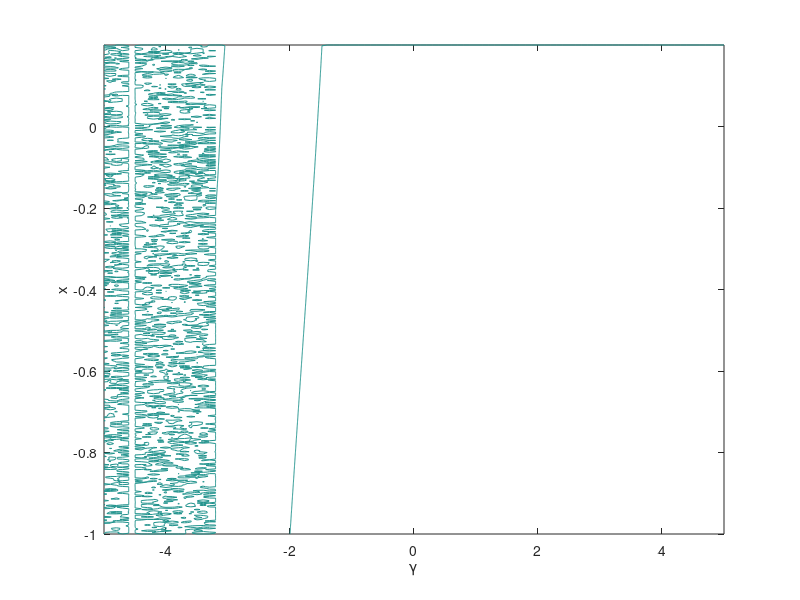
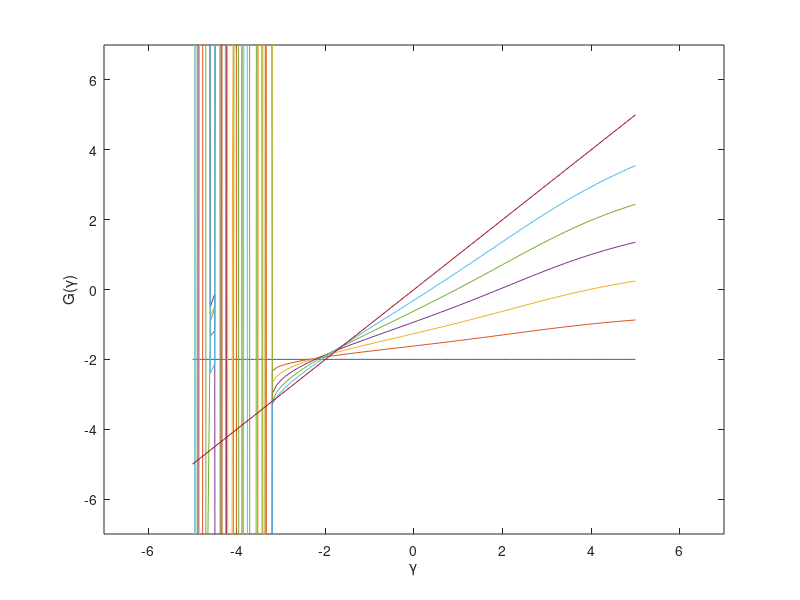
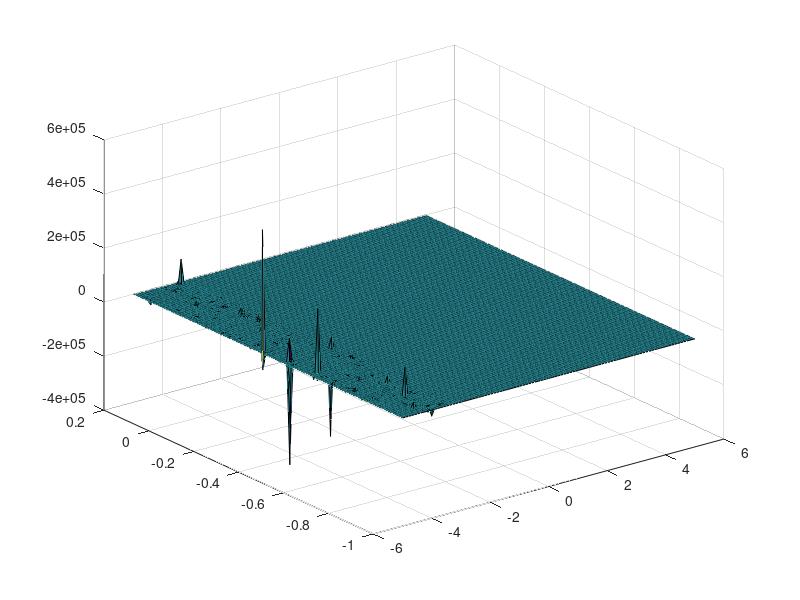
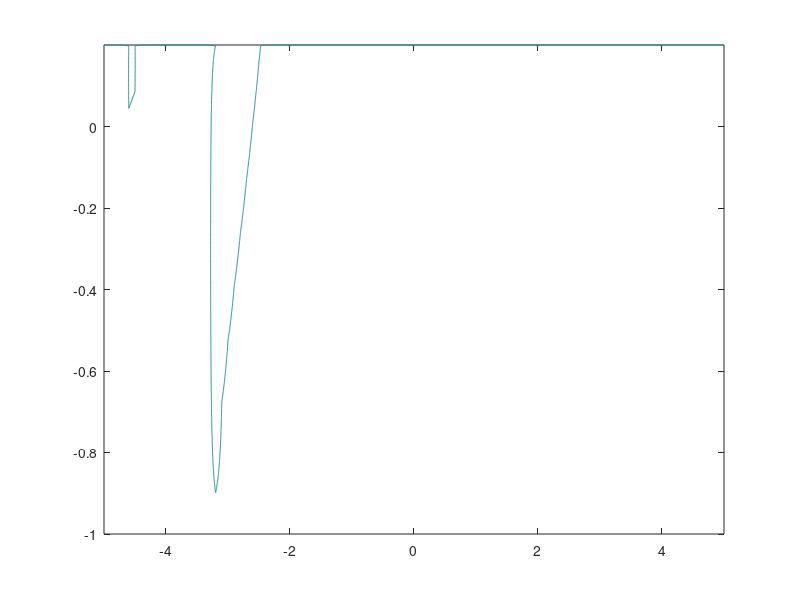

These charts were generated, in order, by the following MATLAB code:
%% Experiment 8 - seeking to break the method
% Having shown examples where preconditioning by Newton severly improves
% the convergence, we'd now like to find an example where the precondition
% fails. We do so by first finding a function G(y) for which Newton does
% poorly, or has a very small basin of attraction. We then find a PDE that
% would produce such a G(y) as part of the preconditioning.

%% Finding a function G(y)

% Grid
y = linspace(-1,1,1001);
a = 0.25;
b = 0.5;
G = @(y,c) -a*y - (b/c) * sin(c*y);
Gp= @(y,c) -a   - b*cos(c*y);

c = 10;
tol = 1e-6;
itermax = 100;
save = zeros(size(y));

for k = 1:length(y)
    y0 = y(k);
    error= 1;
    iter = 1;
    while error > tol && iter < itermax
%         y1 = y0 - (G(y0,c) - y0)./(Gp(y0,c) - 1);
%         y1 = y0 - G(y0,c)./Gp(y0,c);
        y1 = G(y0,c)+y0;
        error = abs(y1 - y0);
        y0 = y1;
        iter = iter+1;
        
%         plot(y,G(y,c),'k',y0,G(y0,c),'ro')
%         axis([-1,1,-1,1])
%         pause(0.1)
    end
    
    if error < tol && iter < itermax
        save(k) = iter;
    else
        save(k) = NaN;
    end

end

plot(y,save,'b*--')

%% Implementing test

% Problem parameters
C = 20;

% Grid
nx = 1001;
a  = -0.2;
b  = 0.2;
x  = linspace(-1,1,nx)';
dx = 1./abs(x(2) - x(1));
x1 = x(x<=b); b = x1(end);
x2 = x(x>=a); a = x2(1);
l1 = length(x1); l2 = length(x2);

% Diff. mat.
X1 = [ [x1(2:end) ; 0], x1, [0 ; x1(1:end-1)] ];
X2 = [ [x2(2:end) ; 0], x2, [0 ; x2(1:end-1)] ];

I1 = eye(l1);
D1 = ones(l1,1);
D1 = dx^2 * [ D1, -2*D1, D1 ];% - dx/2 * [ -D1, zeros(l1,1), D1 ].*X1;
D1 = spdiags(D1,[-1,0,1],l1,l1);% + spdiags(ones(l1,1),0,l1,l1);
I2 = eye(l2);
D2 = ones(l2,1);
D2 = dx^2 * [ D2, -2*D2, D2 ];% - dx/2 * [ -D2, zeros(l2,1), D2 ].*X2;
D2 = spdiags(D2,[-1,0,1],l2,l2);% + spdiags(ones(l2,1),0,l2,l2);

% Initialization
k = 0;
tol = 1e-8;
itermax = 100;
G = zeros(1,101);
Gp= G;
itersave = G;
testu2 = linspace(-10,10,101);
% testu2=0.03;
nonlinsolves = 50;
for u2b0 = testu2
% u2b0 = 0;
    u2b    = u2b0;
    u2bold = u2b0;
    k      = k+1;
    error  = 1;
    iter   = 1;
    u1 = 0*ones(size(x1)); u1(1)  = 0;
    u2 = 0*ones(size(x2)); u2(end)= 0;
    while error > tol && iter < itermax

        % Step 1: solve u in first domain
        u1(end) = u2b;
        for i = 1:nonlinsolves
            J1 = D1 - spdiags(C*cos(C*u1),0,l1,l1);
            F1 = D1(2:end-1,:)*u1 - sin(C*u1(2:end-1));
            u1(2:end-1) = u1(2:end-1) - J1(2:end-1,2:end-1) \ F1;
        end
        u1a = u1(x1==a);

        % Step 2: solve u in second domain
        u2(1) = u1a;
        for i = 1:nonlinsolves
            J2 = D2 - spdiags(C*cos(C*u2),0,l2,l2);
            F2 = D2(2:end-1,:)*u2 - sin(C*u2(2:end-1));
            u2(2:end-1) = u2(2:end-1) - J2(2:end-1,2:end-1) \ F2;
        end
        u2b = u2(x2==b);
        
        if iter==1
            G(k) = u2b;
        end

        % Preconditioning with Newton
        % Step 3: solve g in first domain
        dF1= D1 - spdiags(C*cos(C*u1),0,l1,l1);
        g1 = dF1(2:end-1,2:end-1) \ ( -dF1(2:end-1,end) );
        g1 = [0 ; g1 ; 1];
        g1a= g1(x1==a);

        % Step 4: solve g in second domain
        dF2= D2 - spdiags(C*cos(C*u2),0,l2,l2);
        g2 = dF2(2:end-1,2:end-1) \ ( -g1a*dF2(2:end-1,1) );
        g2 = [g1a ; g2 ; 0];
        g2b= g2(x2==b);
        
        if iter==1
            Gp(k) = g2b;
        end

        % Step 5: update u2b
        u2b = u2bold - (u2b - u2bold)/(g2b - 1);

        error = abs(u2b - u2bold);
        u2bold= u2b;
        iter  = iter+1;
        
%         if iter==2
% %         if error < tol
%             subplot(1,2,1)
%             plot(x1,g1,x2,g2)
%             axis([-1,1,-3,3])
%             subplot(1,2,2)
%             plot(x1,u1,x2,u2)
% %             axis([-1,1,-3,3])
%             pause(0.1)
%         end
        
    end
    
    if iter < itermax && error < tol
        itersave(k) = iter;
    else
        itersave(k) = NaN;
    end
    
    plot(x1,u1,x2,u2)
    axis([-1,1,-10,10])
    title(num2str(G(k)))
    pause(0.01)
        
end

figure(1)
plot(testu2,itersave)
xlabel('\gamma')
ylabel('Number of iterations to convergence')
title('Newton precond. on transmission condition')

figure(2)
plot(testu2,G,'r',testu2,Gp,'b',testu2,G-testu2,'k',testu2,testu2,'g')
xlabel('\gamma')
ylabel('G(\gamma)')
legend('G(\gamma)','G''(\gamma)','G(\gamma)-\gamma')

%% Mapping out the function G(x,y)

% Problem parameters
e = 0.30;

% Grid
nx = 1001;
a  = -0.2;
b  = 0.2;
x  = linspace(-1,1,nx)';
dx = 1./abs(x(2) - x(1));
x1 = x(x<=b); b = x1(end);
l1 = length(x1);

% Diff. mat.
X1 = [ [x1(2:end) ; 0], x1, [0 ; x1(1:end-1)] ];

I1 = eye(l1);
D1 = ones(l1,1);
D1 = dx^2 * [ D1, -2*D1, D1 ];% - dx/2 * [ -D1, zeros(l1,1), D1 ].*X1;
D1 = spdiags(D1,[-1,0,1],l1,l1);% + spdiags(ones(l1,1),0,l1,l1);

% Initialization
k = 0;
tol = 1e-8;
itermax = 100;
G = zeros(l1,101);
Gp= G;
itersave = G;
testu2 = linspace(-5,5,101);
nonlinsolves = 1000;
for u2b0 = testu2
% u2b0 = 0;
    u2b    = u2b0;
    u2bold = u2b0;
    k      = k+1;
    error  = 1;
    iter   = 1;
    u1 = 0*ones(size(x1)); u1(1)  = -2;

        % Step 1: solve u in first domain
        u1(end) = u2b;
        for i = 1:nonlinsolves
            J1 = D1 - spdiags(u1.^3/3 - u1,0,l1,l1);
            F1 = D1(2:end-1,:)*u1 - u1(2:end-1).^4/12 + u1(2:end-1).^2/2;
            u1(2:end-1) = u1(2:end-1) - J1(2:end-1,2:end-1) \ F1;
        end
        
        G(:,k) = u1;
        
        % Preconditioning with Newton
        % Step 3: solve g in first domain
        dF1= D1 - spdiags(u1.^3/3 - u1,0,l1,l1);
        g1 = dF1(2:end-1,2:end-1) \ ( -dF1(2:end-1,end) );
        g1 = [0 ; g1 ; 1];
        g1a= g1(x1==a);
        
        Gp(:,k) = g1;
        
end

figure(1)
contour(testu2,x1,G-testu2,[0 0])
ylabel('x')
xlabel('\gamma')

figure(2)
plot(testu2,G(1:100:end,:))
axis([-7,7,-7,7])
xlabel('\gamma')
ylabel('G(\gamma)')

figure(3)
surf(testu2,x1,G)

figure(4)
contour(testu2,x1,Gp,[1,1])